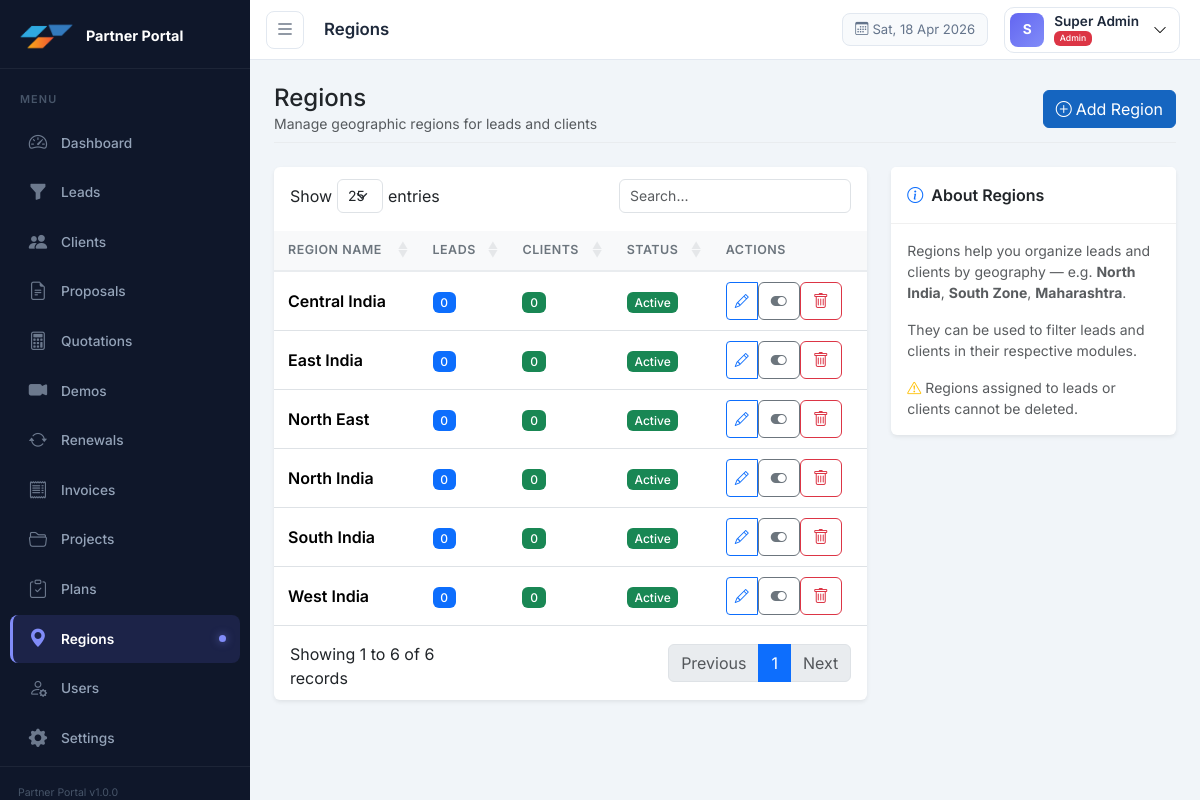
The app's page /modules/regions/index.php (signed in) with its own data.
### tables this page shows
CREATE TABLE IF NOT EXISTS regions (
    id INT PRIMARY KEY AUTO_INCREMENT,
    name VARCHAR(100) NOT NULL,
    code VARCHAR(20),
    status ENUM('active', 'inactive') DEFAULT 'active'
);

### modules/regions/index.php (the view, shortened to what this page needs)
<?php
$db = getDB();
$regions = $db->query("SELECT r.*,
    (SELECT COUNT(*) FROM leads WHERE region_id=r.id) as lead_count,
    (SELECT COUNT(*) FROM clients WHERE region_id=r.id) as client_count
    FROM regions r ORDER BY r.name")->fetchAll();
include __DIR__ . '/../../includes/header.php';
?>
<div class="page-header d-flex justify-content-between align-items-center mb-4">
  <div><h4 class="mb-0">Regions</h4><p class="text-muted small mb-0">Manage geographic regions for leads and clients</p></div>
  <button class="btn btn-primary" data-bs-toggle="modal" data-bs-target="#regionModal">
    <i class="bi bi-plus-circle me-1"></i>Add Region
  </button>
</div>
<div class="row">
  <div class="col-xl-8">
    <div class="card border-0 shadow-sm">
      <div class="card-body p-0">
        <table class="table table-hover mb-0 datatable">
          <thead class="table-light">
            <tr><th>Region Name</th><th>Leads</th><th>Clients</th><th>Status</th><th>Actions</th></tr>
          </thead>
          <tbody>
            <?php foreach ($regions as $r): ?>
            <tr>
              <td class="fw-semibold"><?= htmlspecialchars($r['name']) ?></td>
              <td><span class="badge bg-primary"><?= $r['lead_count'] ?></span></td>
              <td><span class="badge bg-success"><?= $r['client_count'] ?></span></td>
              <td>
                <?php if ($r['status'] === 'active'): ?>
                  <span class="badge bg-success">Active</span>
                <?php else: ?>
                  <span class="badge bg-secondary">Inactive</span>
                <?php endif; ?>
              </td>
              <td>
                <div class="btn-group btn-group-sm">
                  <button class="btn btn-outline-primary"
                          onclick="editRegion(<?= $r['id'] ?>, '<?= htmlspecialchars(addslashes($r['name'])) ?>', '<?= $r['status'] ?>')"
                          title="Edit">
                    <i class="bi bi-pencil"></i>
                  </button>
                  <form method="POST" class="d-inline" onsubmit="return confirm('Toggle status of this region?')">
                    <button type="submit" class="btn btn-outline-secondary" title="Toggle Status"><i class="bi bi-toggle-on"></i></button>
                  </form>
                  <?php if ($r['lead_count'] == 0 && $r['client_count'] == 0): ?>
                  <form method="POST" class="d-inline" onsubmit="return confirm('Delete this region?')">
                    <button type="submit" class="btn btn-outline-danger" title="Delete"><i class="bi bi-trash"></i></button>
                  </form>
                  <?php endif; ?>
                </div>
              </td>
            </tr>
            <?php endforeach; ?>
          </tbody>
        </table>
      </div>
    </div>
  </div>
  <div class="col-xl-4">
    <div class="card border-0 shadow-sm">
      <div class="card-header bg-white fw-semibold py-3"><i class="bi bi-info-circle me-2 text-primary"></i>About Regions</div>
      <div class="card-body small text-muted">
        <p>Regions help you organize leads and clients by geography — e.g. <strong>North India</strong>, <strong>South Zone</strong>, <strong>Maharashtra</strong>.</p>
        <p>They can be used to filter leads and clients in their respective modules.</p>
        <p class="mb-0"><i class="bi bi-exclamation-triangle text-warning me-1"></i>Regions assigned to leads or clients cannot be deleted.</p>
      </div>
    </div>
  </div>
</div>
<?php include __DIR__ . '/../../includes/footer.php'; ?>

### assets/css/style.css (style rules this page uses)
:root { --sidebar-width: 250px; --sidebar-collapsed: 64px; --navbar-height: 60px; --primary: #1a237e; --primary-light: #1565c0; --sidebar-bg: #0f172a; --sidebar-hover: rgba(255, 255, 255, .06); --sidebar-active-bg: rgba(99, 102, 241, .15); --sidebar-active-border: #818cf8; --sidebar-text: #94a3b8; --sidebar-text-active: #fff; }
body { background: #f1f5f9; font-family: 'Inter', 'Segoe UI', system-ui, -apple-system, sans-serif; overflow-x: hidden; }
.table thead th { font-size: .78rem; font-weight: 600; text-transform: uppercase; letter-spacing: .04em; color: #6c757d; border-bottom: 2px solid #e9ecef; white-space: nowrap; padding: 10px 14px; }
.table tbody td { padding: 10px 14px; vertical-align: middle; }
.card-header { border-bottom: 1px solid #f0f0f0; }
.badge { font-weight: 500; }
.page-header { padding-bottom: .5rem; border-bottom: 1px solid #e9ecef; }
.btn-primary { background-color: var(--primary-light); border-color: var(--primary-light); }

### records on screen
regions: name "Central India", lead_count "0", client_count "0", status "Active"
regions: name "East India", lead_count "0", client_count "0", status "Active"
regions: name "North East", lead_count "0", client_count "0", status "Active"
regions: name "North India", lead_count "0", client_count "0", status "Active"
regions: name "South India", lead_count "0", client_count "0", status "Active"
regions: name "West India", lead_count "0", client_count "0", status "Active"

### other values on screen
$pageTitle "Regions"
substr($currentUser['name'], 0, 1) "S"
$currentUser['name'] "Super Admin"
APP_NAME "Partner Portal"
$item['label'] "Dashboard"
$item['label'] "Leads"
$item['label'] "Clients"
$item['label'] "Proposals"
$item['label'] "Quotations"
$item['label'] "Demos"
$item['label'] "Renewals"
$item['label'] "Invoices"
$item['label'] "Projects"
$item['label'] "Plans"
$item['label'] "Regions"
